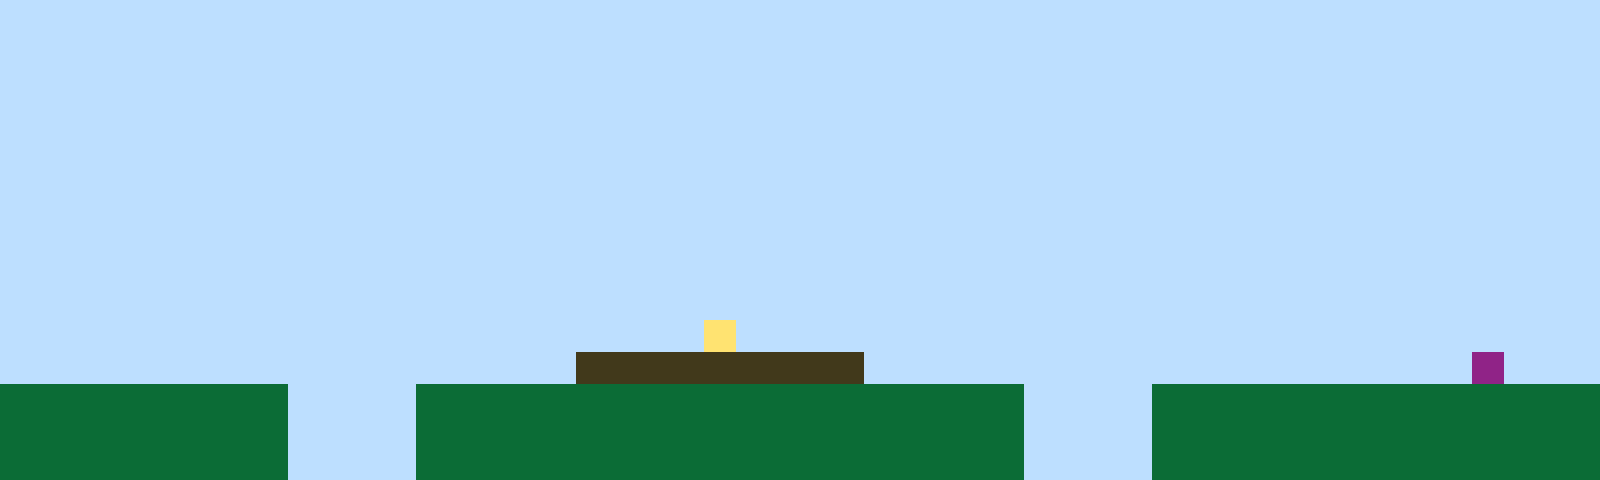

The image is a tile-based game level rendered from a .tmx file. Its description and complete source (layers, tilesets, objects, tile grids) follow:
An orthogonal 50x15 tile map with 32x32 px tiles, 1 tile layer (Tile Layer 1).

<map version="1.10" tiledversion="1.11.2" orientation="orthogonal" renderorder="right-up" width="50" height="15" tilewidth="32" tileheight="32" infinite="0" nextlayerid="2" nextobjectid="1"><editorsettings><export target="map1.csv" format="csv" /></editorsettings><tileset firstgid="1" name="sprites" tilewidth="32" tileheight="32" tilecount="6" columns="3"><image source="sprites.png" width="96" height="64" /></tileset><layer id="1" name="Tile Layer 1" width="50" height="15"><data encoding="csv">1,1,1,1,1,1,1,1,1,1,1,1,1,1,1,1,1,1,1,1,1,1,1,1,1,1,1,1,1,1,1,1,1,1,1,1,1,1,1,1,1,1,1,1,1,1,1,1,1,1,1,1,1,1,1,1,1,1,1,1,1,1,1,1,1,1,1,1,1,1,1,1,1,1,1,1,1,1,1,1,1,1,1,1,1,1,1,1,1,1,1,1,1,1,1,1,1,1,1,1,1,1,1,1,1,1,1,1,1,1,1,1,1,1,1,1,1,1,1,1,1,1,1,1,1,1,1,1,1,1,1,1,1,1,1,1,1,1,1,1,1,1,1,1,1,1,1,1,1,1,1,1,1,1,1,1,1,1,1,1,1,1,1,1,1,1,1,1,1,1,1,1,1,1,1,1,1,1,1,1,1,1,1,1,1,1,1,1,1,1,1,1,1,1,1,1,1,1,1,1,1,1,1,1,1,1,1,1,1,1,1,1,1,1,1,1,1,1,1,1,1,1,1,1,1,1,1,1,1,1,1,1,1,1,1,1,1,1,1,1,1,1,1,1,1,1,1,1,1,1,1,1,1,1,1,1,1,1,1,1,1,1,1,1,1,1,1,1,1,1,1,1,1,1,1,1,1,1,1,1,1,1,1,1,1,1,1,1,1,1,1,1,1,1,1,1,1,1,1,1,1,1,1,1,1,1,1,1,1,1,1,1,1,1,1,1,1,1,1,1,1,1,1,1,1,1,1,1,1,1,1,1,1,1,1,1,1,1,1,1,1,1,1,1,1,1,1,1,1,1,1,1,1,1,1,1,1,1,1,1,1,1,1,1,1,1,1,1,1,1,1,1,1,1,1,1,1,1,1,1,1,1,1,1,1,1,1,1,1,1,1,1,1,1,1,1,1,1,1,1,1,1,1,1,1,1,1,1,1,1,1,1,1,1,1,1,1,1,1,1,1,1,1,1,1,1,1,1,1,1,1,1,1,1,1,1,1,1,1,1,1,1,1,1,1,1,1,1,1,1,1,1,1,1,1,1,1,1,1,1,1,1,1,1,1,1,1,1,1,1,1,1,1,1,1,1,1,1,1,1,1,1,1,1,1,1,1,1,1,1,1,1,1,1,1,1,1,1,1,1,1,1,1,1,1,1,1,1,1,1,1,1,1,1,1,1,1,1,1,1,1,1,4,1,1,1,1,1,1,1,1,1,1,1,1,1,1,1,1,1,1,1,1,1,1,1,1,1,1,1,1,1,1,1,1,1,1,1,1,1,1,1,1,1,1,1,1,1,3,3,3,3,3,3,3,3,3,1,1,1,1,1,1,1,1,1,1,1,1,1,1,1,1,1,1,1,6,1,1,1,2,2,2,2,2,2,2,2,2,1,1,1,1,2,2,2,2,2,2,2,2,2,2,2,2,2,2,2,2,2,2,2,1,1,1,1,2,2,2,2,2,2,2,2,2,2,2,2,2,2,2,2,2,2,2,2,2,2,2,1,1,1,1,2,2,2,2,2,2,2,2,2,2,2,2,2,2,2,2,2,2,2,1,1,1,1,2,2,2,2,2,2,2,2,2,2,2,2,2,2,2,2,2,2,2,2,2,2,2,1,1,1,1,2,2,2,2,2,2,2,2,2,2,2,2,2,2,2,2,2,2,2,1,1,1,1,2,2,2,2,2,2,2,2,2,2,2,2,2,2</data></layer></map>
